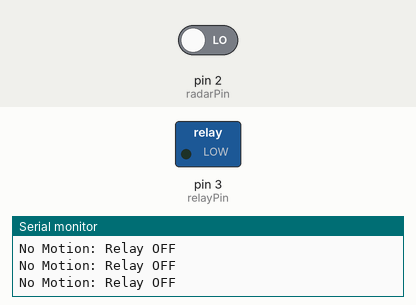
Simulated run of this sketch. Board: Arduino Uno, built with avr-gcc and run on an emulated ATmega328P. Parts: switched loads named in the sketch (green lamp = pin HIGH), the last lines printed to the serial monitor. The test bench sets the inputs (shaded band); at power-on: pin 2 (radarPin) LOW.

Above: at 1.2 s.
1.3 s: pin 2 (radarPin) driven HIGH
At 2.1 s:
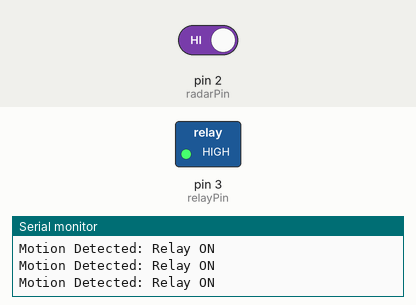
2.9 s: pin 2 (radarPin) driven LOW
At 3.4 s:
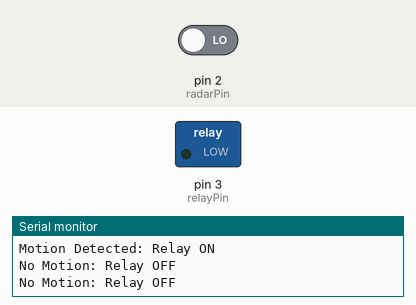
Timing chart, 0 to 5.9 s (numbered marks = the images above; inputs shaded):
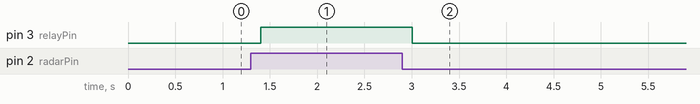

The sketch:

RADARLIGHT.ino
```cpp
const int radarPin = 2;  // Radar sensor output pin
const int relayPin = 3;  // Relay control pin

void setup() {
  pinMode(radarPin, INPUT);
  pinMode(relayPin, OUTPUT);
  digitalWrite(relayPin, LOW);  // Relay initially OFF
  Serial.begin(9600);
}

void loop() {
  int radarState = digitalRead(radarPin);

  if (radarState == HIGH) {
    digitalWrite(relayPin, HIGH);  // Turn ON relay
    Serial.println("Motion Detected: Relay ON");
  } else if(radarState == LOW) {
    digitalWrite(relayPin, LOW);   // Turn OFF relay
    Serial.println("No Motion: Relay OFF");
  }

  delay(200);  // Short delay to avoid rapid switching
}
```

Measured:
- after the input at 1.3 s, pin 3 (relayPin): LOW → HIGH after 0.10 s
- after the input at 2.9 s, pin 3 (relayPin): HIGH → LOW after 0.10 s
